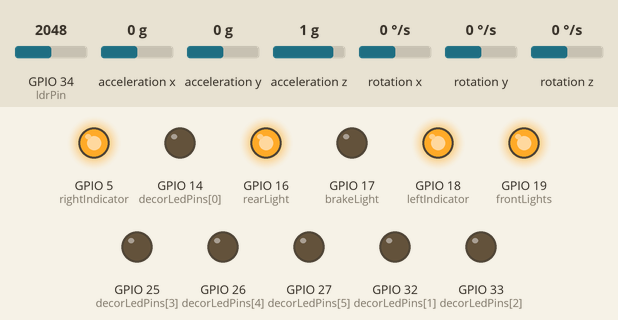
Simulated run of this sketch. Board: ESP32. Shown: output pins drawn as LEDs (lit = HIGH). The inputs (shaded band) are chosen by the test bench; at power-on: acceleration x 0 g, GPIO 34 (ldrPin) = 2048, acceleration y 0 g, acceleration z 1 g, rotation x 0 °/s, rotation y 0 °/s, rotation z 0 °/s. What the sketch prints to the serial monitor is not drawn.

Above: at 8.6 s.
8.7 s: acceleration x set to -0.3 g
At 14.3 s:
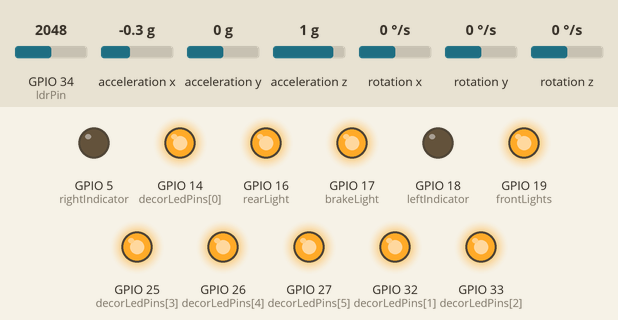
At 16.0 s:
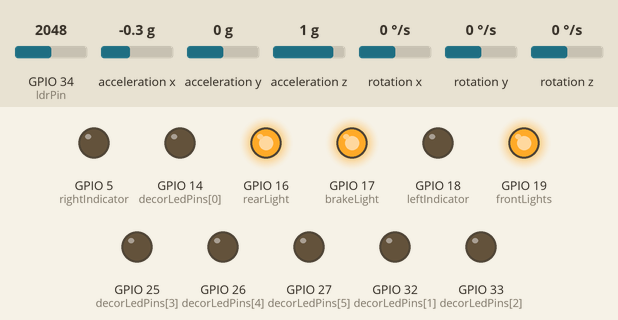
16.5 s: GPIO 34 (ldrPin) set to 1960
At 20.89 s:
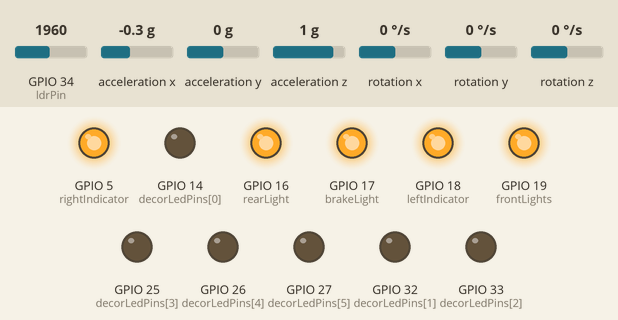
Timing chart, 0 to 22.3 s (numbered marks = the images above; inputs shaded):
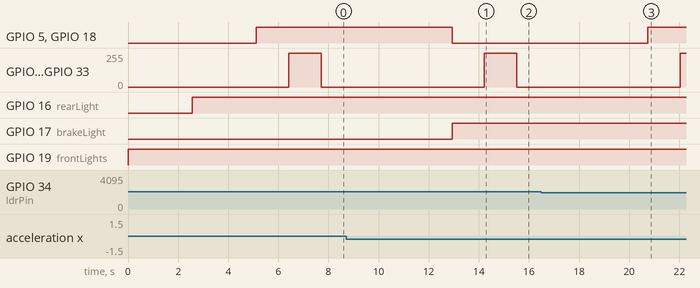

The sketch:

DigitalCarLightsController.ino
```cpp
#include <Wire.h>
#include <MPU6050.h>
#include <WiFi.h>
#include <WebServer.h>  // Cambié a la librería WebServer estándar

// Pines de las luces
const int frontLights = 19;
const int leftIndicator = 18;
const int rightIndicator = 5;
const int brakeLight = 17;
const int rearLight = 16;

// Pines de los LEDs de decoración
const int decorLedPins[] = {14, 32, 33, 25, 26, 27};

// Pin de la LDR
const int ldrPin = 34;

// Inicializa el MPU6050
MPU6050 mpu;

// Umbrales para activación
const int brakeThreshold = -2000; // Umbral negativo para la luz de freno
const int indicatorThreshold = 2000; // Umbral para los indicadores
const int tiltThreshold = 30000; // Umbral para detectar un vuelco

// Variables para manejar los intermitentes y las luces de vuelco
bool leftIndicatorActive = false;
bool rightIndicatorActive = false;
bool flipLightsActive = false;

// Configuración de Wi-Fi
const char *ssid = "ESP32_Car_Lights"; // Nombre del AP
const char *password = "123456789";    // Contraseña del AP

// Crea un servidor web estándar en el puerto 80
WebServer server(80);

void setup() {
  Serial.begin(115200);

  // Configura los pines como salidas
  pinMode(frontLights, OUTPUT);
  pinMode(leftIndicator, OUTPUT);
  pinMode(rightIndicator, OUTPUT);
  pinMode(brakeLight, OUTPUT);
  pinMode(rearLight, OUTPUT);
  pinMode(ldrPin, INPUT);

  // Configura los pines de los LEDs de decoración
  for (int i = 0; i < 6; i++) {
    pinMode(decorLedPins[i], OUTPUT);
  }

  // Inicializa el MPU6050
  Wire.begin();
  mpu.initialize();
  if (!mpu.testConnection()) {
    Serial.println("MPU6050 no conectado correctamente");
    while (1);
  }

  // Inicia el punto de acceso Wi-Fi
  WiFi.softAP(ssid, password);
  Serial.println("Punto de acceso Wi-Fi iniciado");
  Serial.print("IP del AP: ");
  Serial.println(WiFi.softAPIP());

  // Definir las rutas para el servidor web
  server.on("/", HTTP_GET, []() {
    String html = "<html><body><h1>Estado de las luces</h1>";
    html += "<p>Intermitente izquierdo: " + String(leftIndicatorActive ? "Activado" : "Desactivado") + "</p>";
    html += "<p>Intermitente derecho: " + String(rightIndicatorActive ? "Activado" : "Desactivado") + "</p>";
    html += "<p>Luces de vuelco: " + String(flipLightsActive ? "Activadas" : "Desactivadas") + "</p>";
    html += "<p><a href=\"/toggleLeftIndicator\">Alternar Intermitente Izquierdo</a></p>";
    html += "<p><a href=\"/toggleRightIndicator\">Alternar Intermitente Derecho</a></p>";
    html += "<p><a href=\"/toggleFlipLights\">Alternar Luces de Vuelco</a></p>";
    html += "</body></html>";

    server.send(200, "text/html", html);
  });

  // Rutas para controlar las luces desde la página web
  server.on("/toggleLeftIndicator", HTTP_GET, []() {
    leftIndicatorActive = !leftIndicatorActive;
    digitalWrite(leftIndicator, leftIndicatorActive ? HIGH : LOW);
    server.sendHeader("Location", "/");
    server.send(303);
  });

  server.on("/toggleRightIndicator", HTTP_GET, []() {
    rightIndicatorActive = !rightIndicatorActive;
    digitalWrite(rightIndicator, rightIndicatorActive ? HIGH : LOW);
    server.sendHeader("Location", "/");
    server.send(303);
  });

  server.on("/toggleFlipLights", HTTP_GET, []() {
    flipLightsActive = !flipLightsActive;
    if (flipLightsActive) {
      blinkFlipLights();
    } else {
      digitalWrite(leftIndicator, LOW);
      digitalWrite(rightIndicator, LOW);
    }
    server.sendHeader("Location", "/");
    server.send(303);
  });

  // Inicia el servidor
  server.begin();
}

void loop() {
  // Lee el valor de la LDR
  int ldrValue = analogRead(ldrPin);

  // Determina el umbral de luz baja (ajusta según tu entorno)
  int threshold = 2000; // Este valor puede necesitar ajuste según la luz ambiental

  // Enciende las luces frontales y traseras automáticamente en condiciones de baja luz
  if (ldrValue >= threshold) { // Invertido para encender las luces cuando no hay luz
    fadeLights(frontLights, 255);
    fadeLights(rearLight, 255);
  } else {
    fadeLights(frontLights, 0);
    fadeLights(rearLight, 0);
  }

  // Leer datos del MPU6050
  int16_t ax, ay, az;
  mpu.getAcceleration(&ax, &ay, &az);

  // Detectar vuelco solo en el eje Z
  long tilt = az * az; // Solo considerar la aceleración en el eje Z para el vuelco

  // Simula la luz de freno solo con aceleración negativa y ajusta la intensidad según la fuerza de desaceleración
  int brakeIntensity = map(ax, brakeThreshold, 0, 255, 0); // Mapea la aceleración negativa a intensidad de luz
  brakeIntensity = constrain(brakeIntensity, 0, 255); // Asegúrate de que la intensidad esté dentro del rango
  if (ax < brakeThreshold) { // Solo cuando la aceleración es negativa y supera el umbral
    analogWrite(brakeLight, brakeIntensity);
  } else {
    analogWrite(brakeLight, 0);
  }

  // Verificar y controlar los intermitentes según el giro (basado en el eje Y)
  if (ay < -indicatorThreshold && !leftIndicatorActive) {
    leftIndicatorActive = true;
  } else if (ay > indicatorThreshold && !rightIndicatorActive) {
    rightIndicatorActive = true;
  }

  // Si el giro terminó, apaga el indicador correspondiente
  if (ay > indicatorThreshold && leftIndicatorActive) {
    leftIndicatorActive = false;
  } else if (ay < -indicatorThreshold && rightIndicatorActive) {
    rightIndicatorActive = false;
  }

  // Activa las luces de vuelco si se detecta un vuelco significativo en el eje Z
  if (tilt > tiltThreshold && !flipLightsActive) {
    flipLightsActive = true;
  }

  // Desactiva las luces de vuelco si ya no está volcado
  if (tilt <= tiltThreshold && flipLightsActive) {
    flipLightsActive = false;
  }

  // Parpadeo de los intermitentes
  if (leftIndicatorActive) {
    blinkIndicator(leftIndicator);
  } else {
    digitalWrite(leftIndicator, LOW);
  }

  if (rightIndicatorActive) {
    blinkIndicator(rightIndicator);
  } else {
    digitalWrite(rightIndicator, LOW);
  }

  // Parpadeo de las luces de vuelco
  if (flipLightsActive) {
    blinkFlipLights();
  } else {
    digitalWrite(leftIndicator, LOW);
    digitalWrite(rightIndicator, LOW);
  }

  // Enciende los LEDs de decoración con efecto pulso simultáneamente
  pulseLeds();

  delay(100); // Pausa entre secuencias
}

// Función para encender/apagar las luces gradualmente
void fadeLights(int pin, int value) {
  for (int i = 0; i <= 255; i++) {
    analogWrite(pin, value);
    delay(10); // Ajusta el tiempo según la rapidez del cambio deseado
  }
}

// Función para el parpadeo de los indicadores
void blinkIndicator(int pin) {
  static unsigned long lastMillis = 0;
  static bool state = false;
  unsigned long interval = 500; // Intervalo de parpadeo en milisegundos

  if (millis() - lastMillis >= interval) {
    lastMillis = millis();
    state = !state;
    digitalWrite(pin, state ? HIGH : LOW);
  }
}

// Función para el parpadeo de las luces de vuelco
void blinkFlipLights() {
  static unsigned long lastMillis = 0;
  static bool state = false;
  unsigned long interval = 500; // Intervalo de parpadeo en milisegundos

  if (millis() - lastMillis >= interval) {
    lastMillis = millis();
    state = !state;
    digitalWrite(leftIndicator, state ? HIGH : LOW);
    digitalWrite(rightIndicator, state ? HIGH : LOW);
  }
}

// Función para el efecto pulso de los LEDs de decoración simultáneamente
void pulseLeds() {
  for (int i = 0; i <= 255; i++) {
    for (int j = 0; j < 6; j++) {
      analogWrite(decorLedPins[j], i);
    }
    delay(5);
  }
  for (int i = 255; i >= 0; i--) {
    for (int j = 0; j < 6; j++) {
      analogWrite(decorLedPins[j], i);
    }
    delay(5);
  }
}
```

Measured:
- the behaviour switches between -0.1 and -0.2 g on acceleration x (found by bisection; images 0 and 1)
- after the input at 8.7 s, GPIO 14 (decorLedPins[0]): stays 0/255 (without the input it goes to 200/255 after 5.2 s); GPIO 17 (brakeLight): LOW → HIGH after 4.2 s
